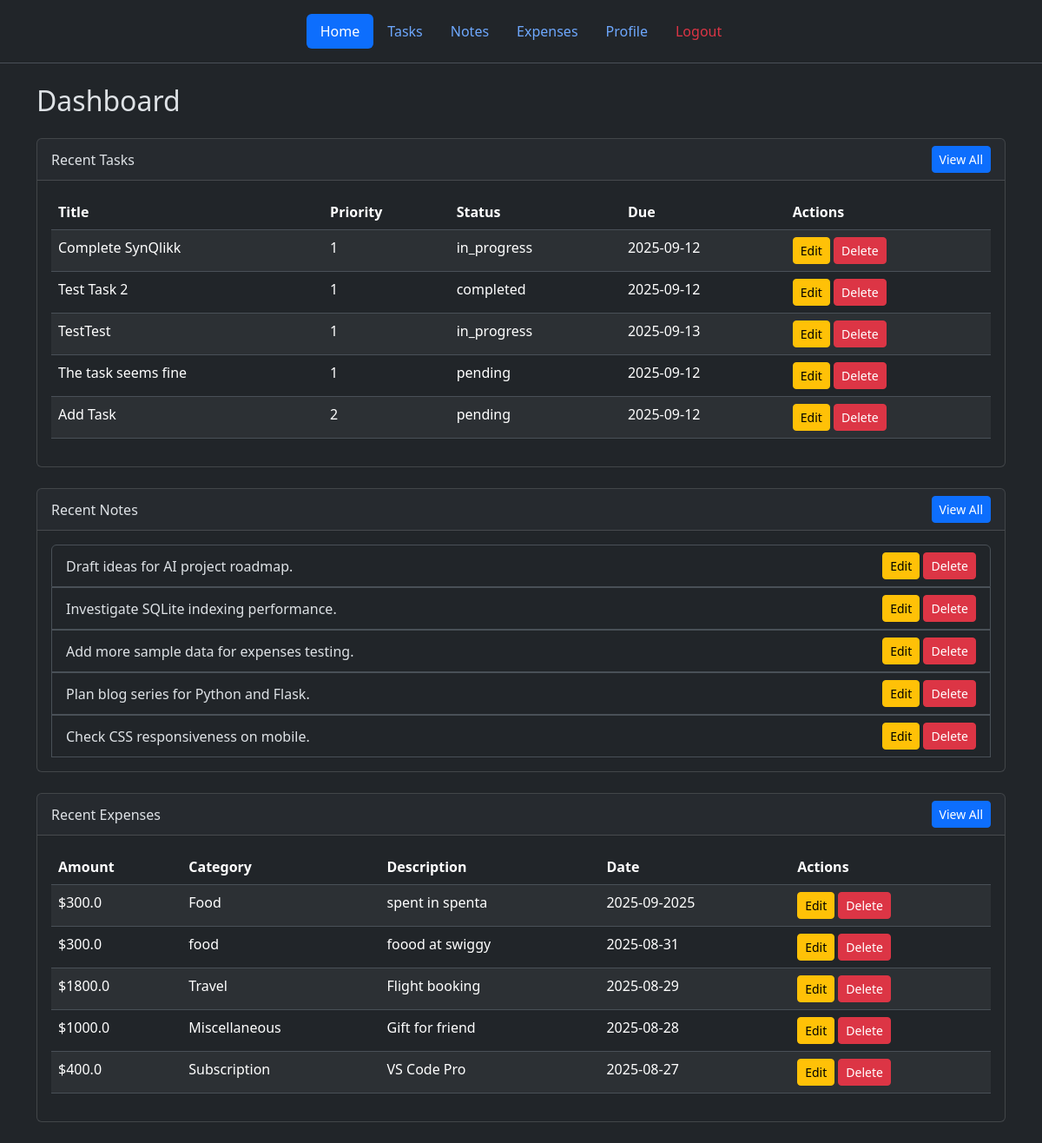
The page /dashboard (signed in) on the database as committed earlier.
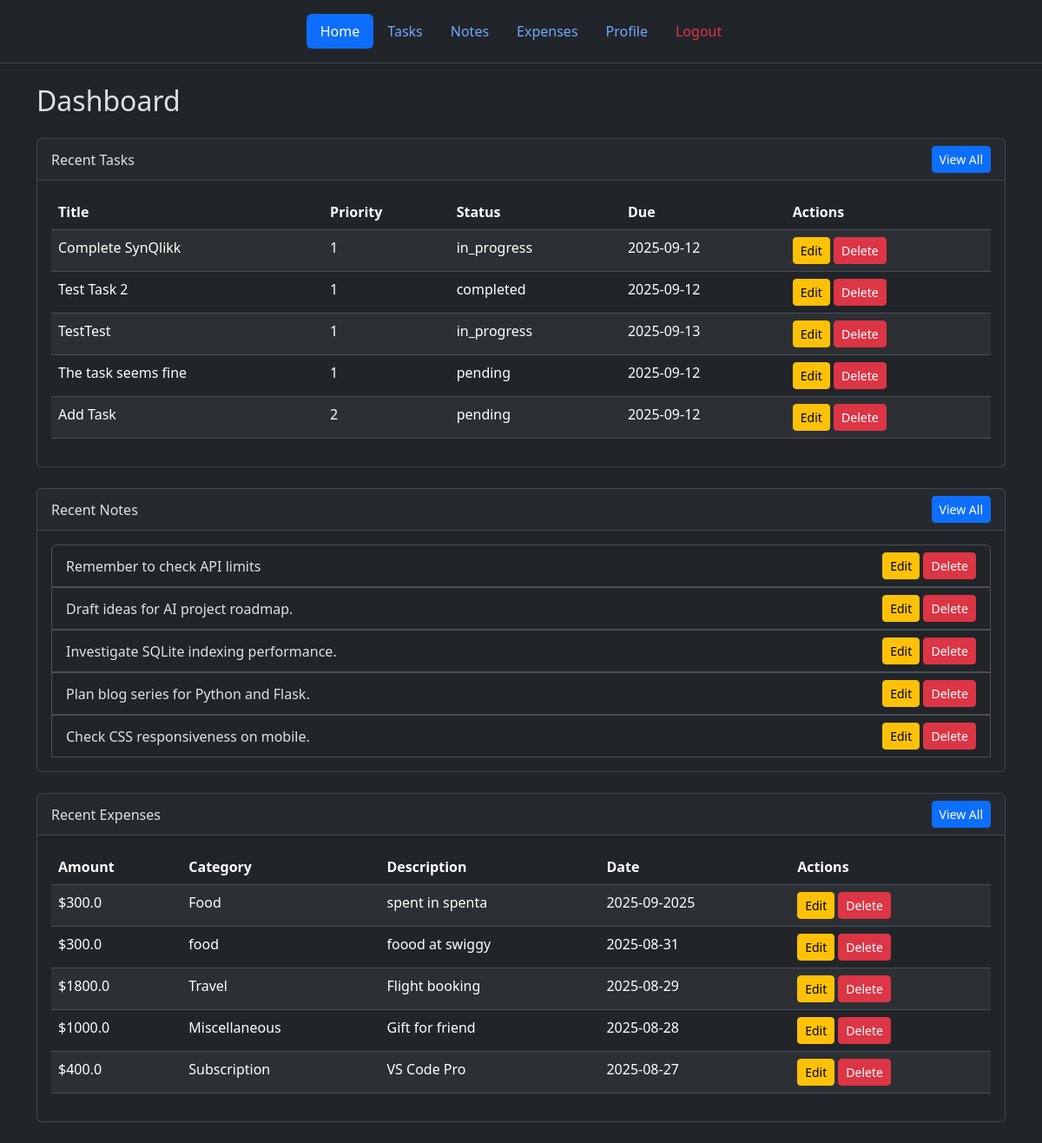
The same page on the database as committed later.
### tables this page shows
CREATE TABLE tasks (
  id TEXT PRIMARY KEY,            -- UUID v4
  user_id TEXT NOT NULL,
  title TEXT NOT NULL,
  description TEXT,
  due_date TEXT,                  -- ISO 8601 Date or DateTime
  priority INTEGER DEFAULT 2,     -- 1=High, 2=Medium, 3=Low
  status TEXT DEFAULT 'pending',  -- 'pending' or 'done'
  is_deleted INTEGER DEFAULT 0,
  deleted_at TEXT,
  last_modified TEXT DEFAULT (strftime('%Y-%m-%dT%H:%M:%SZ','now')),
  synced INTEGER DEFAULT 0,       -- 0=not synced, 1=synced
  FOREIGN KEY(user_id) REFERENCES users(id)
);

CREATE TABLE notes (
  id TEXT PRIMARY KEY,            -- UUID v4
  user_id TEXT NOT NULL,
  content TEXT NOT NULL,
  is_deleted INTEGER DEFAULT 0,
  deleted_at TEXT,
  last_modified TEXT DEFAULT (strftime('%Y-%m-%dT%H:%M:%SZ','now')),
  synced INTEGER DEFAULT 0,
  FOREIGN KEY(user_id) REFERENCES users(id)
);

CREATE TABLE expenses (
  id TEXT PRIMARY KEY,            -- UUID v4
  user_id TEXT NOT NULL,
  amount REAL NOT NULL,
  category TEXT NOT NULL,
  description TEXT,
  date TEXT NOT NULL,             -- ISO 8601 Date YYYY-MM-DD
  is_deleted INTEGER DEFAULT 0,
  deleted_at TEXT,
  last_modified TEXT DEFAULT (strftime('%Y-%m-%dT%H:%M:%SZ','now')),
  synced INTEGER DEFAULT 0,
  FOREIGN KEY(user_id) REFERENCES users(id)
);

### web/routes.py (the view)
@main_bp.route("/dashboard")
@login_required
def dashboard():
    user_id = session["user_id"]
    db_path = current_app.config["DB_PATH"]
    tasks = get_tasks(db_path, user_id)
    notes = get_notes(db_path, user_id)
    expenses = get_expenses(db_path, user_id)
    return render_template("dashboard.html", tasks=tasks, notes=notes, expenses=expenses)

### web/models.py (called while the page is built)
def get_tasks(db_path, user_id, search_term=None, status=None, priority=None, due_date=None):
    query = "SELECT * FROM tasks WHERE user_id=? AND is_deleted=0"
    params = [user_id]
    if search_term:
        query += " AND (title LIKE ? OR description LIKE ?)"
        params.extend([f'%{search_term}%', f'%{search_term}%'])
    if status:
        query += " AND status = ?"
        params.append(status)
    if priority:
        query += " AND priority = ?"
        params.append(priority)
    if due_date:
        query += " AND due_date = ?"
        params.append(due_date)
    query += " ORDER BY last_modified DESC"
    with get_db_connection(db_path) as conn:
        return conn.execute(query, tuple(params)).fetchall()

def get_notes(db_path, user_id, search_term=None):
    query = "SELECT * FROM notes WHERE user_id=? AND is_deleted=0"
    params = [user_id]
    if search_term:
        query += " AND content LIKE ?"
        params.append(f'%{search_term}%')
    query += " ORDER BY last_modified DESC"
    with get_db_connection(db_path) as conn:
        return conn.execute(query, tuple(params)).fetchall()

### web/templates/dashboard.html (shortened to what this page needs)
{% extends "base.html" %}
{% block content %}
<div class="container mt-4">
  <h2 class="mb-4">Dashboard</h2>
  <div class="card mb-4">
    <div class="card-header d-flex justify-content-between align-items-center">
      <span>Recent Tasks</span>
      <a href="{{ url_for('main_bp.tasks_page') }}" class="btn btn-sm btn-primary">View All</a>
    </div>
    <div class="card-body">
      {% if tasks %}
      <table class="table table-striped table-hover">
        <thead>
          <tr>
            <th>Title</th>
            <th>Priority</th>
            <th>Status</th>
            <th>Due</th>
            <th>Actions</th>
          </tr>
        </thead>
        <tbody>
          {% for task in tasks[:5] %}
          <tr>
            <td>{{ task.title }}</td>
            <td>{{ task.priority }}</td>
            <td>{{ task.status }}</td>
            <td>{{ task.due_date }}</td>
            <td>
              <button class="btn btn-sm btn-warning" data-bs-toggle="modal" data-bs-target="#editTask{{ task.id }}">
                Edit
              </button>
              <form method="POST" action="{{ url_for('main_bp.remove_task', task_id=task.id) }}" class="d-inline">
                <button type="submit" class="btn btn-sm btn-danger">Delete</button>
              </form>
            </td>
          </tr>
          {% endfor %}
        </tbody>
      </table>
      {% else %}
      <p class="text-muted">No tasks yet.</p>
      {% endif %}
    </div>
  </div>
  <div class="card mb-4">
    <div class="card-header d-flex justify-content-between align-items-center">
      <span>Recent Notes</span>
      <a href="{{ url_for('main_bp.notes_page') }}" class="btn btn-sm btn-primary">View All</a>
    </div>
    <div class="card-body">
      {% if notes %}
      <ul class="list-group">
        {% for note in notes[:5] %}
        <li class="list-group-item d-flex justify-content-between align-items-center">
          {{ note.content }}
          <div>
            <button class="btn btn-sm btn-warning" data-bs-toggle="modal" data-bs-target="#editNote{{ note.id }}">
              Edit
            </button>
            <form method="POST" action="{{ url_for('main_bp.remove_note', note_id=note.id) }}" class="d-inline">
              <button type="submit" class="btn btn-sm btn-danger">Delete</button>
            </form>
          </div>
        </li>
        {% endfor %}
      </ul>
      {% else %}
      <p class="text-muted">No notes yet.</p>
      {% endif %}
    </div>
  </div>
  <div class="card mb-4">
    <div class="card-header d-flex justify-content-between align-items-center">
      <span>Recent Expenses</span>
      <a href="{{ url_for('main_bp.expenses_page') }}" class="btn btn-sm btn-primary">View All</a>
    </div>
    <div class="card-body">
      {% if expenses %}
      <table class="table table-striped table-hover">
        <thead>
          <tr>
            <th>Amount</th>
            <th>Category</th>
            <th>Description</th>
            <th>Date</th>
            <th>Actions</th>
          </tr>
        </thead>
        <tbody>
          {% for expense in expenses[:5] %}
          <tr>
            <td>${{ expense.amount }}</td>
            <td>{{ expense.category }}</td>
            <td>{{ expense.description }}</td>
            <td>{{ expense.date }}</td>
            <td>
              <button class="btn btn-sm btn-warning" data-bs-toggle="modal" data-bs-target="#editExpense{{ expense.id }}">
                Edit
              </button>
              <form method="POST" action="{{ url_for('main_bp.remove_expense', expense_id=expense.id) }}" class="d-inline">
                <button type="submit" class="btn btn-sm btn-danger">Delete</button>
              </form>
            </td>
          </tr>
          {% endfor %}
        </tbody>
      </table>
      {% else %}
      <p class="text-muted">No expenses yet.</p>
      {% endif %}
    </div>
  </div>
</div>
{% endblock %}

Rows that differ between the two databases and show on the page:
no longer on this page (row edited): notes: content "Add more sample data for expenses testing."
now on this page (row edited): notes: content "Remember to check API limits"
